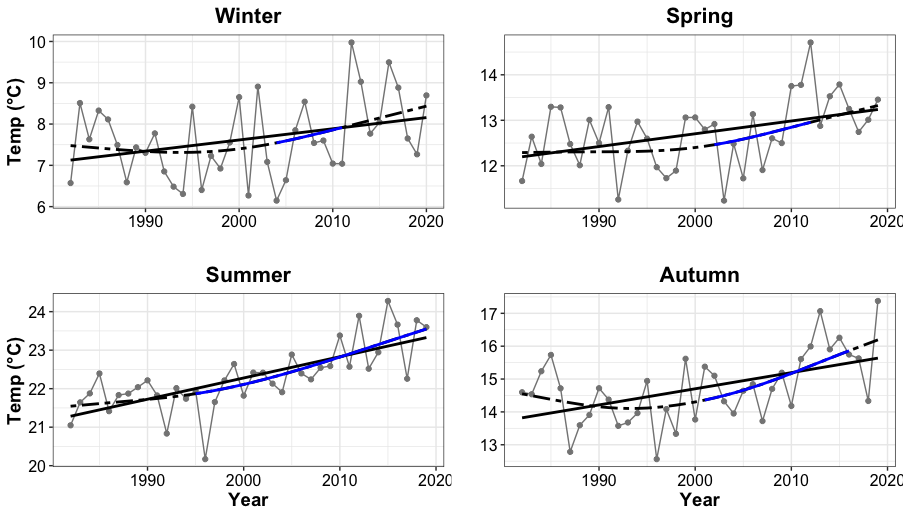

This figure's R source:
setwd("~/Desktop/NYB Indicators/Deriv")
source("Deriv.R")
library(mgcv)
library(ggplot2)
#library(mgcViz)


#######Load the datasets
setwd("~/Desktop/NYB Indicators/Final_timeseries")
sst<-read.csv("OISST_Means_NYB_NOV_23_2021.csv", header = TRUE)

winter = sst[sst$Variable == 'winter_OISST',]
spring = sst[sst$Variable == 'spring_OISST',]
summer = sst[sst$Variable == 'summer_OISST',]
fall = sst[sst$Variable == 'fall_OISST',]

# WINTER
# Creat a GAM - adjust k and remember to check model
mod_w<- gam(Val ~ s(Year, k=5), data = winter)
summary(mod_w) #check out model
gam.check(mod_w)

pdata_w <- with(winter, data.frame(Year = Year))
p2_mod_w <- predict(mod_w, newdata = pdata_w,  type = "terms", se.fit = TRUE)
intercept_w = 7.641804 # look at p2_mod and extract the intercept
pdata_w <- transform(pdata_w, p2_mod_w = p2_mod_w$fit[,1], se2_w = p2_mod_w$se.fit[,1])

#  Now that we have the model prediction, the next step is to calculate the first derivative
#  Then determine which increases and decreases are significant
Term = "Year"
mod_w.d <- Deriv(mod_w, n=39) # n is the number of years
mod_w.dci <- confint(mod_w.d, term = Term)
mod_w.dsig <- signifD(pdata_w$p2_mod_w, d = mod_w.d[[Term]]$deriv,
                    +                    mod_w.dci[[Term]]$upper, mod_w.dci[[Term]]$lower)

# Take a quick look to make sure it appears ok before final plotting
plot(Val ~ Year, data = winter)
lines(Val ~ Year, data = winter)
lines(p2_mod_w+intercept_w ~ Year, data = pdata_w, type = "n")
lines(p2_mod_w+intercept_w ~ Year, data = pdata_w)
lines(unlist(mod_w.dsig$incr)+intercept_w ~ Year, data = pdata_w, col = "blue", lwd = 3)
lines(unlist(mod_w.dsig$decr)+intercept_w ~ Year, data = pdata_w, col = "red", lwd = 3)

linearMod_w<- lm(Val ~ Year, data=winter)
summary(linearMod_w)

wint_plot <- ggplot() + 
  geom_line(data = winter, aes(x = Year, y = Val), color = 'grey52') +
  geom_point(data = winter, aes(x = Year, y = Val), color = 'grey52') + 
  geom_smooth(data = winter, aes(x = Year, y = Val), method = lm, se = FALSE, color = 'black') + 
  geom_line(data=pdata_w, aes(x = Year, y = p2_mod_w+intercept_w), se = FALSE, color = 'black', linetype = 'twodash', size = 1) + 
  geom_line(data = pdata_w, aes(y = unlist(mod_w.dsig$incr)+intercept_w, x = Year), color = "blue", size = 1) + 
  geom_line(data = pdata_w, aes(y = unlist(mod_w.dsig$decr)+intercept_w, x = Year), color = 'red', size = 1) + 
  theme_bw() +
  labs (y = bquote("Temp (\u00B0C)"), x =' ',title = 'Winter') + 
  theme(plot.title=element_text(size = 16,face = 'bold',hjust = 0.5), axis.title=element_text(size = 14, face = 'bold'), axis.text= element_text(color = 'black', size = 12))

# SPRING

#the last spring value is not averaging all the spring months so it looks anomalously low
spring = spring[spring$X<77,]
# Creat a GAM - adjust k and remember to check model
mod_sp<- gam(Val ~ s(Year, k=5), data = spring)
summary(mod_sp) #check out model
gam.check(mod_sp)

pdata_sp <- with(spring, data.frame(Year = Year))
p2_mod_sp <- predict(mod_sp, newdata = pdata_sp,  type = "terms", se.fit = TRUE)
intercept_sp = 12.58782 # look at p2_mod and extract the intercept
pdata_sp <- transform(pdata_sp, p2_mod_sp = p2_mod_sp$fit[,1], se2_sp = p2_mod_sp$se.fit[,1])

#  Now that we have the model prediction, the next step is to calculate the first derivative
#  Then determine which increases and decreases are significant
Term = "Year"
mod_sp.d <- Deriv(mod_sp, n=38) # n is the number of years
mod_sp.dci <- confint(mod_sp.d, term = Term)
mod_sp.dsig <- signifD(pdata_sp$p2_mod_sp, d = mod_sp.d[[Term]]$deriv,
                    +                    mod_sp.dci[[Term]]$upper, mod_sp.dci[[Term]]$lower)

# Take a quick look to make sure it appears ok before final plotting
plot(Val ~ Year, data = spring)
lines(Val ~ Year, data = spring)
lines(p2_mod_sp+intercept_sp ~ Year, data = pdata_sp, type = "n")
lines(p2_mod_sp+intercept_sp ~ Year, data = pdata_sp)
lines(unlist(mod_sp.dsig$incr)+intercept_sp ~ Year, data = pdata_sp, col = "blue", lwd = 3)
lines(unlist(mod_sp.dsig$decr)+intercept_sp ~ Year, data = pdata_sp, col = "red", lwd = 3)

linearMod_sp<- lm(Val ~ Year, data=spring)
summary(linearMod_sp)

spr_plot <- ggplot() + 
  geom_line(data = spring, aes(x = Year, y = Val), color = 'grey52') +
  geom_point(data = spring, aes(x = Year, y = Val), color = 'grey52') + 
  geom_smooth(data = spring, aes(x = Year, y = Val), method = lm, se = FALSE, color = 'black') + 
  geom_line(data=pdata_sp, aes(x = Year, y = p2_mod_sp+intercept_sp), se = FALSE, color = 'black', linetype = 'twodash', size = 1) + 
  geom_line(data = pdata_sp, aes(y = unlist(mod_sp.dsig$incr)+intercept_sp, x = Year), color = "blue", size = 1) + 
  geom_line(data = pdata_sp, aes(y = unlist(mod_sp.dsig$decr)+intercept_sp, x = Year), color = 'red', size = 1) + 
  theme_bw() +
  labs (y = bquote(" "), x = ' ', title = 'Spring') + 
  theme(plot.title=element_text(size = 16,face = 'bold',hjust = 0.5), axis.title=element_text(size = 14, face = 'bold'), axis.text= element_text(color = 'black', size = 12))

# SUMMER

# Creat a GAM - adjust k and remember to check model
mod_su<- gam(Val ~ s(Year, k=7), data = summer)
summary(mod_su) #check out model
gam.check(mod_su)
          
pdata_su <- with(summer, data.frame(Year = Year))
p2_mod_su <- predict(mod_su, newdata = pdata_su,  type = "terms", se.fit = TRUE)
intercept_su = 22.30544 # look at p2_mod and extract the intercept
pdata_su <- transform(pdata_su, p2_mod_su = p2_mod_su$fit[,1], se2_su = p2_mod_su$se.fit[,1])
          
#  Now that we have the model prediction, the next step is to calculate the first derivative
#  Then determine which increases and decreases are significant
Term = "Year"
mod_su.d <- Deriv(mod_su, n=38) # n is the number of years
mod_su.dci <- confint(mod_su.d, term = Term)
mod_su.dsig <- signifD(pdata_su$p2_mod_su, d = mod_su.d[[Term]]$deriv,
                              +                    mod_su.dci[[Term]]$upper, mod_su.dci[[Term]]$lower)
          
# Take a quick look to make sure it appears ok before final plotting
plot(Val ~ Year, data = summer)
lines(Val ~ Year, data = summer)
lines(p2_mod_su+intercept_su ~ Year, data = pdata_su, type = "n")
lines(p2_mod_su+intercept_su ~ Year, data = pdata_su)
lines(unlist(mod_su.dsig$incr)+intercept_su ~ Year, data = pdata_su, col = "blue", lwd = 3)
lines(unlist(mod_su.dsig$decr)+intercept_su ~ Year, data = pdata_su, col = "red", lwd = 3)
          
linearMod_su<- lm(Val ~ Year, data=summer)
summary(linearMod_su)
          
sum_plot <- ggplot() + 
geom_line(data = summer, aes(x = Year, y = Val), color = 'grey52') +
geom_point(data = summer, aes(x = Year, y = Val), color = 'grey52') + 
geom_smooth(data = summer, aes(x = Year, y = Val), method = lm, se = FALSE, color = 'black') + 
geom_line(data=pdata_su, aes(x = Year, y = p2_mod_su+intercept_su), se = FALSE, color = 'black', linetype = 'twodash', size = 1) + 
geom_line(data = pdata_su, aes(y = unlist(mod_su.dsig$incr)+intercept_su, x = Year), color = "blue", size = 1) + 
geom_line(data = pdata_su, aes(y = unlist(mod_su.dsig$decr)+intercept_su, x = Year), color = 'red', size = 1) + 
theme_bw() +
labs (y = bquote("Temp (\u00B0C)"), x = 'Year', title = 'Summer') + 
theme(plot.title=element_text(size = 16,face = 'bold',hjust = 0.5), axis.title=element_text(size = 14, face = 'bold'), axis.text= element_text(color = 'black', size = 12))
          
# FALL

# Creat a GAM - adjust k and remember to check model
mod_fa<- gam(Val ~ s(Year, k=7), data = fall)
summary(mod_fa) #check out model
gam.check(mod_fa)

pdata_fa <- with(fall, data.frame(Year = Year))
p2_mod_fa <- predict(mod_fa, newdata = pdata_fa,  type = "terms", se.fit = TRUE)
intercept_fa = 14.72835 # look at p2_mod and extract the intercept
pdata_fa <- transform(pdata_fa, p2_mod_fa = p2_mod_fa$fit[,1], se2_fa = p2_mod_fa$se.fit[,1])

#  Now that we have the model prediction, the next step is to calculate the first derivative
#  Then determine which increases and decreases are significant
Term = "Year"
mod_fa.d <- Deriv(mod_fa, n=38) # n is the number of years
mod_fa.dci <- confint(mod_fa.d, term = Term)
mod_fa.dsig <- signifD(pdata_fa$p2_mod_fa, d = mod_fa.d[[Term]]$deriv,
                    +                    mod_fa.dci[[Term]]$upper, mod_fa.dci[[Term]]$lower)

# Take a quick look to make sure it appears ok before final plotting
plot(Val ~ Year, data = fall)
lines(Val ~ Year, data = fall)
lines(p2_mod_fa+intercept_fa ~ Year, data = pdata_fa, type = "n")
lines(p2_mod_fa+intercept_fa ~ Year, data = pdata_fa)
lines(unlist(mod_fa.dsig$incr)+intercept_fa ~ Year, data = pdata_fa, col = "blue", lwd = 3)
lines(unlist(mod_fa.dsig$decr)+intercept_fa ~ Year, data = pdata_fa, col = "red", lwd = 3)

linearMod_fa<- lm(Val ~ Year, data=fall)
summary(linearMod_fa)

fall_plot <- ggplot() + 
  geom_line(data = fall, aes(x = Year, y = Val), color = 'grey52') +
  geom_point(data = fall, aes(x = Year, y = Val), color = 'grey52') + 
  geom_smooth(data = fall, aes(x = Year, y = Val), method = lm, se = FALSE, color = 'black') + 
  geom_line(data = pdata_fa, aes(x = Year, y = p2_mod_fa+intercept_fa), se = FALSE, color = 'black', linetype = 'twodash', size = 1) + 
  geom_line(data = pdata_fa, aes(y = unlist(mod_fa.dsig$incr)+intercept_fa, x = Year), color = "blue", size = 1) + 
  geom_line(data = pdata_fa, aes(y = unlist(mod_fa.dsig$decr)+intercept_fa, x = Year), color = 'red', size = 1) + 
  theme_bw() +
  labs (y = bquote(" "), x = 'Year', title = 'Autumn') + 
  theme(plot.title=element_text(size = 16,face = 'bold',hjust = 0.5), axis.title=element_text(size = 14, face = 'bold'), axis.text= element_text(color = 'black', size = 12))

# Now plot all 4 together
library(ggpubr)

ggarrange(wint_plot,spr_plot,sum_plot,fall_plot,nrow=2,ncol=2)
